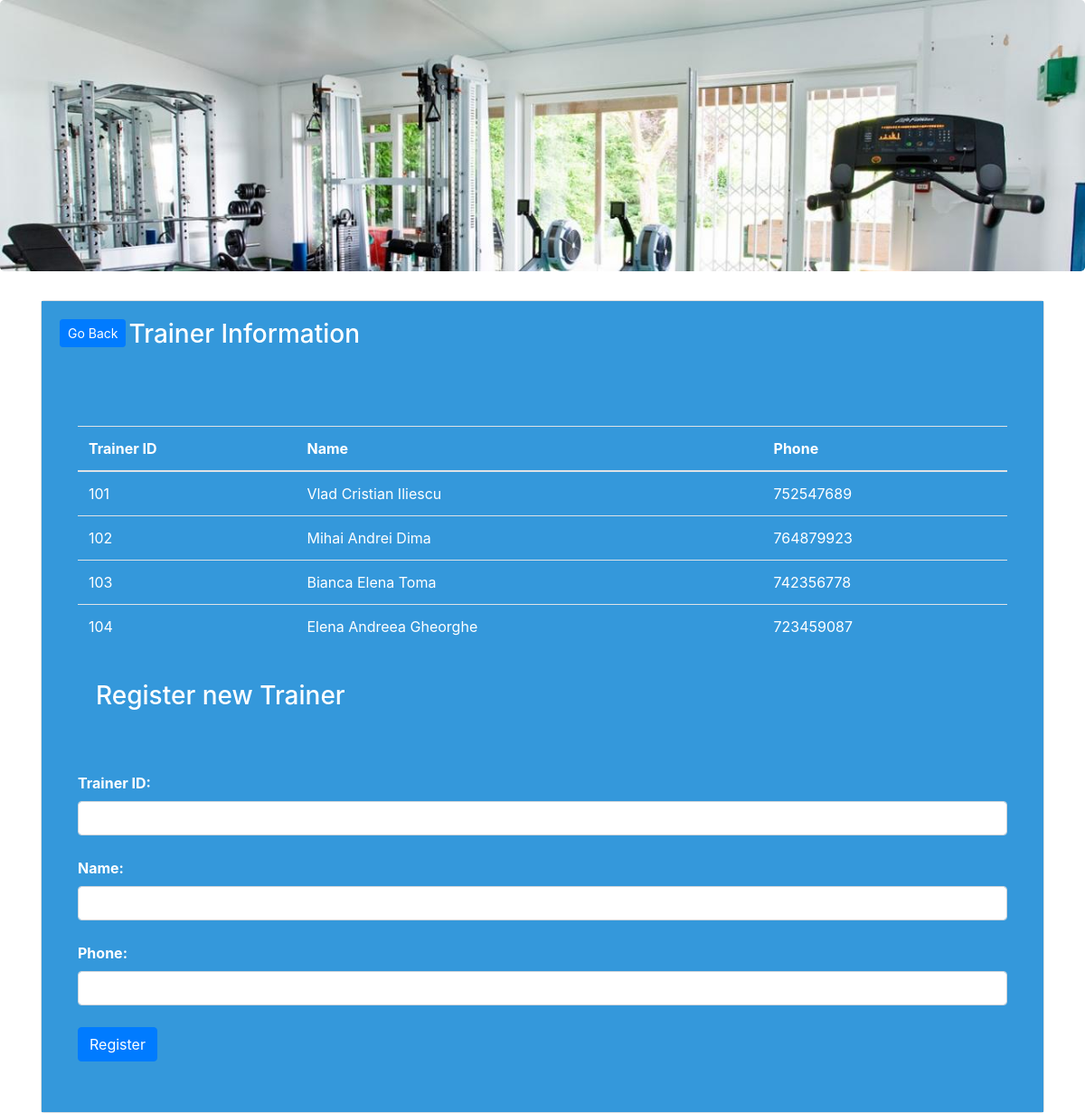
The app's page /trainer.php with its own data.
### tables this page shows
CREATE TABLE `trainer` (
  `Trainer_id` int(20) NOT NULL,
  `Name` varchar(40) NOT NULL,
  `phone` int(100) NOT NULL
);

### func.php (the view, shortened to what this page needs)
<?php
$con = mysqli_connect("localhost", "root", "", "gym-management-master");
function get_trainer() {
    global $con;
    $query = "SELECT * FROM Trainer";
    $result = mysqli_query($con, $query);
    while ($row = mysqli_fetch_array($result)) {
        $Trainer_id = $row['Trainer_id'];
        $Name = $row['Name'];
        $phone = $row['phone'];
        echo "<tr>
            <td>$Trainer_id</td>
            <td>$Name</td>
            <td>$phone</td>
        </tr>";
    }
}
?>

### records on screen
trainer: Trainer_id "101", Name "Vlad Cristian Iliescu", phone "752547689"
trainer: Trainer_id "102", Name "Mihai Andrei Dima", phone "764879923"
trainer: Trainer_id "103", Name "Bianca Elena Toma", phone "742356778"
trainer: Trainer_id "104", Name "Elena Andreea Gheorghe", phone "723459087"
